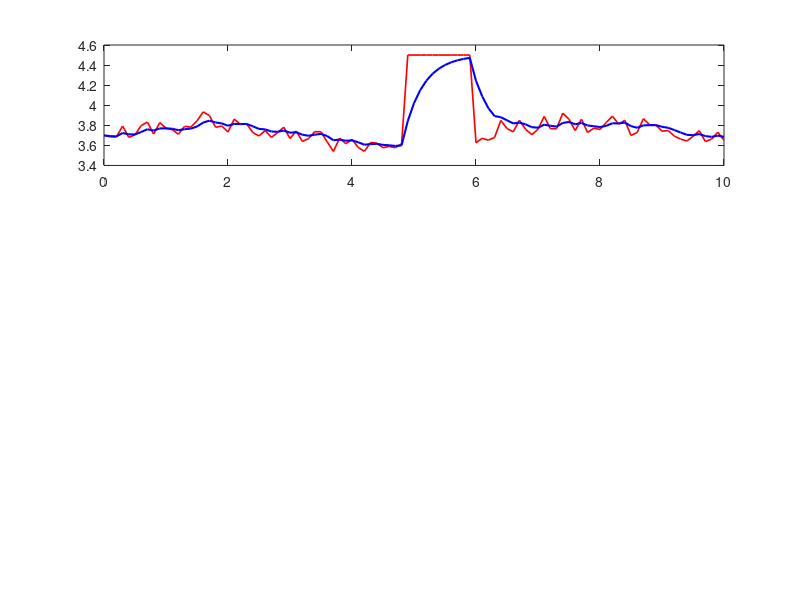

This figure's MATLAB source: (Note: this script raises an error after producing the figure.)
clc; clear; close all;

%% --- BATTERY FAULT DETECTION SYSTEM (Multi-Layer BMS) ---

%% 1. Time Vector
t = 0:0.1:10;

%% 2. True Signals
true_voltage = 3.7 + 0.1*sin(t);
true_temp    = 30  + 5*sin(t);

%% 3. Noisy Measurements
rng(42);
measured_voltage = true_voltage + 0.05*randn(size(t));
measured_temp    = true_temp    +      randn(size(t));

%% 4. Fault Injection
measured_voltage(50:60) = 4.5;   % Overcharging fault
measured_temp(70:80)    = 60;    % Overheating fault

%% 5. Threshold-Based Detection
V_max = 4.2;  T_max = 50;
fault_V = measured_voltage > V_max;
fault_T = measured_temp    > T_max;

%% 6. Kalman Filter (Voltage Estimation)
x = 3.7; P = 1; Q = 0.001; R = 0.01;
est_voltage = zeros(size(t));
for k = 1:length(t)
    Pp = P + Q;
    K  = Pp / (Pp + R);
    x  = x + K*(measured_voltage(k) - x);
    P  = (1 - K)*Pp;
    est_voltage(k) = x;
end

%% 7. Kalman Residual Fault
err = abs(measured_voltage - est_voltage);
fault_K = err > 0.2;

%% 8. Rate-of-Change Fault
dV = [0, diff(measured_voltage)];
fault_R = abs(dV) > 0.3;

%% 9. Final Fault Decision (Logical OR)
fault_final = fault_V | fault_T | fault_K | fault_R;

%% 10. Plots
figure('Name','Battery Fault Detection','NumberTitle','off','Color','w');

% Subplot 1: Voltage
subplot(3,1,1);
plot(t, measured_voltage, 'r-', 'LineWidth', 1.2); hold on;
plot(t, est_voltage,      'b-', 'LineWidth', 1.5);
yline(V_max, '--', 'Color', [1 0.5 0], 'LineWidth', 1.2, 'Label', 'V_{max}=4.2V');
plot(t(fault_final), measured_voltage(fault_final), 'MarkerSize', 5, 'MarkerFaceColor','k');
legend('Measured','Kalman Est.','Fault','Location','northeast','FontSize',8);
ylabel('Voltage (V)'); title('Voltage Fault Detection'); grid on;

% Subplot 2: Temperature
subplot(3,1,2);
plot(t, measured_temp, 'm-', 'LineWidth', 1.2); hold on;
yline(T_max, '--', 'Color', [1 0.5 0], 'LineWidth', 1.2, 'Label', 'T_{max}=50°C');
plot(t(fault_T), measured_temp(fault_T), 'MarkerSize', 5, 'MarkerFaceColor','g');
legend('Temperature','Temp Fault','Location','northeast','FontSize',8);
ylabel('Temp (°C)'); title('Temperature Fault Detection'); grid on;

% Subplot 3: Kalman Error
subplot(3,1,3);
plot(t, err, 'k-', 'LineWidth', 1.2); hold on;
yline(0.2, 'r--', 'LineWidth', 1.5, 'Label', 'Threshold = 0.2');
x_fill = [t, fliplr(t)];
y_fill = [max(err, 0.2), fliplr(repmat(0.2, size(t)))];
fill(x_fill, y_fill, 'r', 'FaceAlpha', 0.2, 'EdgeColor', 'none');
ylabel('|Error| (V)'); xlabel('Time (s)'); title('Kalman Residual Error'); grid on;
legend('Residual','Threshold','Fault Zone','FontSize',8);

sgtitle('Battery Fault Detection — Multi-Layer BMS','FontSize',13,'FontWeight','bold');
